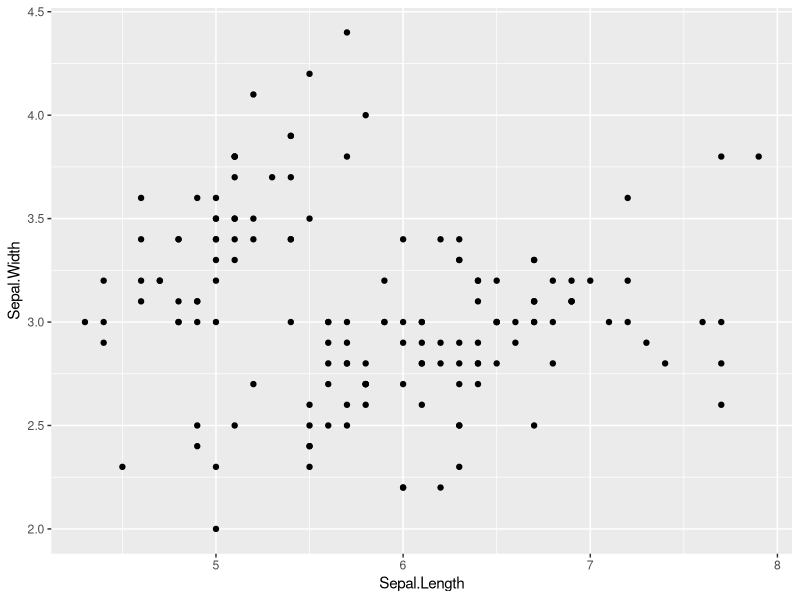
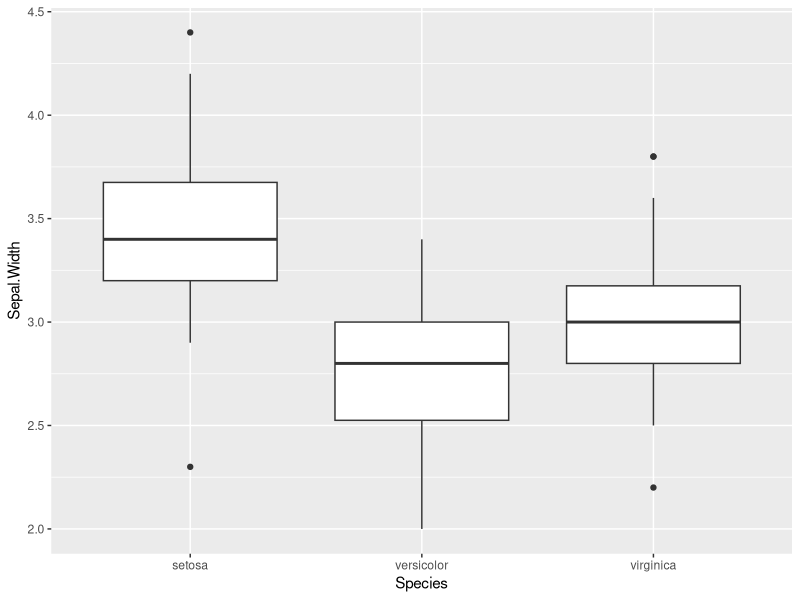

Generate these figures, in order, with R:
## ---- chunk 1
knitr::opts_chunk$set(echo = TRUE)

## ---- chunk 2
library(ggplot2)
ggplot(iris, aes(x = Sepal.Length, y = Sepal.Width)) +
  geom_point()
## ---- chunk 3
library(ggplot2)
ggplot(iris, aes(x = Species, y = Sepal.Width)) +
  geom_boxplot()
